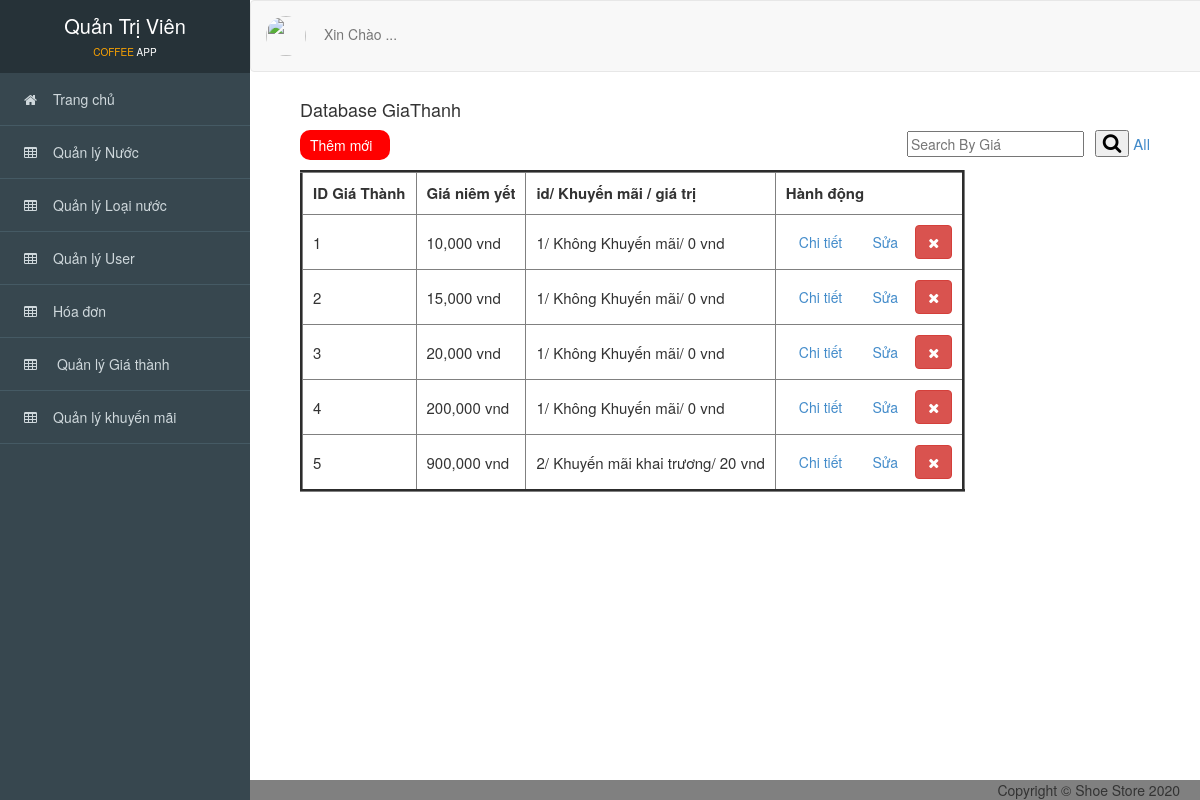
Page /Admin/index.php?action=giathanh on the committed database.
### tables this page shows
CREATE TABLE `giathanh` (
  `idGiaThanh` int(11) NOT NULL,
  `GiaNiemYet` double NOT NULL,
  `idKM` int(11) NOT NULL
);

CREATE TABLE `khuyenmai` (
  `idKM` int(11) NOT NULL,
  `LoaiKM` varchar(255) NOT NULL,
  `GiatriKM` double NOT NULL,
  `NgayBD` date NOT NULL,
  `NgayKT` date NOT NULL
);

### Admin/controller_admin/quanlygiathanh.php (called while the page is built, shortened)
<?php
    require_once('./model_admin/giathanh.php');
    class giathanhcontroller
    {
        var $giathanh_model;
        public function __construct()
        {
            $this->giathanh_model = new giathanh();
        }
        public function list()
        {
             if(isset($_POST['timkiem'])){
                $timkiem = $_POST['timkiem'];
                $data = $this->giathanh_model->timkiem($timkiem);
            }else{
                $data = $this->giathanh_model->all();
            }
            require_once('views_admin/index.php');
        }
         }
?>

### Admin/model_admin/ketnoi.php (called while the page is built, shortened)
<?php
    class ketnoi
    {
    	function __construct()
    	{
    		$host = "localhost";
    		$username ="root";
    		$password = "";
    		$dbname = "coffe_app";
    		$this->connect = new mysqli($host,$username,$password,$dbname);
    	}
    }
?>

### Admin/model_admin/giathanh.php (called while the page is built, shortened)
<?php
    require_once('ketnoi.php');
    class giathanh
    {
    	var $conn;
    	function __construct()
    	{
    		$connect_obj = new ketnoi();
    		$this->conn = $connect_obj->connect;
    	}
    	function all()
    	{
    		$query = "SELECT * FROM giathanh
                            INNER JOIN khuyenmai
                            ON giathanh.idKM = khuyenmai.idKM
                            ORDER BY idGiaThanh";
    		$result = $this->conn->query($query);
    		$data = array();
    		while ($row = $result->fetch_assoc()) {
       		   $data[] = $row;
    		}
    		return $data;
    	}
    }
?>

### Admin/views_admin/giathanh/quanlygiathanh.php (the view, shortened to what this page needs)
<div id="viewport">
<div class="container-fluid" id="noidung">
      <h4>Database GiaThanh</h4>
      <a class="pull-left themmoi" href="?action=them_giathanh_giaodien"> Thêm mới</a>
      <div class="search_box pull-right" style="margin-right: 50px; margin-top: 0px;">
          <form method="POST" action="?action=giathanh">
          <input type="text" placeholder="Search By Giá" name="timkiem">&ensp;
          <button type="submit"><i class="fa fa-search"></i></button>
          <a href="?action=giathanh" style="font-size: 15px;">All </a>
        </form>
      </div>
      <br>
      <br>
      <table border="3" cellpadding="10" style="font-size: 15px;">
          <thead>
               <tr>
                  <th>ID Giá Thành</th>
                  <th class="theadd">Giá niêm yết</th>
                  <th class="theadd">id/ Khuyến mãi / giá trị</th>
                  <th>Hành động</th>
               </tr>
          </thead>
          <tbody>
            <?php foreach ($data as $value) { ?>
              <tr>
                  <td scope="row"><?= $value['idGiaThanh'] ?></td>
                 <td><?= number_format($value['GiaNiemYet']) ?> vnd</td>
                  <td><?= $value['idKM']?>/ <?= $value['LoaiKM']?>/ <?= number_format($value['GiatriKM'])?> vnd</td>
                  <td>
                      <a href="?action=xemgiathanh&id=<?= $value['idGiaThanh'] ?>" type="button" class="btn btn-light">Chi tiết</a>
                      <a href="?action=suagiathanh&id=<?= $value['idGiaThanh'] ?>" type="button" class="btn  btn-light">Sửa</a>
                      <a href="?action=xoagiathanh&id=<?= $value['idGiaThanh'] ?>" onclick="return confirm('Bạn có thật sự muốn xóa ?');" type="button" class="btn btn-danger"title="Xóa  ">
                        <i class="fa fa-times"></i></a>
                  </td>
              </tr>
              <?php } ?>
          </tbody>
      </table>
      <br>
      <br>
      <br>
</div>
</div>

### Admin/public_admin/css/style.css (style rules this page uses)
div.search_box { margin-top: 21px; }
i.fa-search { font-size: 20px; }
body { overflow-x: hidden; font-family: 'Roboto', sans-serif; font-size: 16px; }
#viewport { padding-left: 250px; -webkit-transition: all 0.5s ease; -moz-transition: all 0.5s ease; -o-transition: all 0.5s ease; transition: all 0.5s ease; }
#noidung { padding-top: 90px; padding-left: 50px; background-color: white; }
th.theadd { min-width: 100px; max-width: 170px; }
a.themmoi { height: 30px; width: 90px; background-color: red; color:white; padding: 5px 10px 5px; border-radius: 10px; }

### rows in the picture
giathanh: idGiaThanh "1", GiaNiemYet "10,000", idKM.idKM "1", idKM.LoaiKM "Không Khuyến mãi", idKM.GiatriKM "0"
giathanh: idGiaThanh "2", GiaNiemYet "15,000", idKM.idKM "1", idKM.LoaiKM "Không Khuyến mãi", idKM.GiatriKM "0"
giathanh: idGiaThanh "3", GiaNiemYet "20,000", idKM.idKM "1", idKM.LoaiKM "Không Khuyến mãi", idKM.GiatriKM "0"
giathanh: idGiaThanh "4", GiaNiemYet "200,000", idKM.idKM "1", idKM.LoaiKM "Không Khuyến mãi", idKM.GiatriKM "0"
giathanh: idGiaThanh "5", GiaNiemYet "900,000", idKM.idKM "2", idKM.LoaiKM "Khuyến mãi khai trương", idKM.GiatriKM "20"
